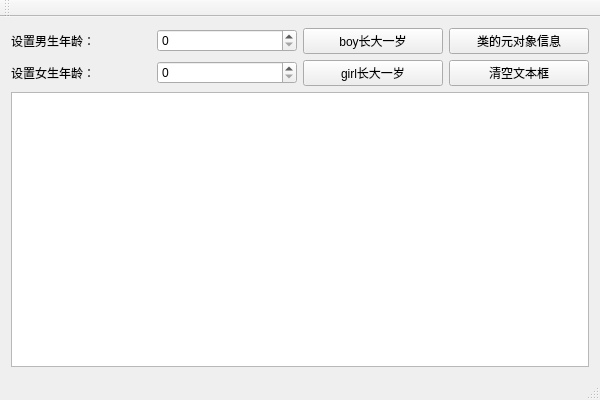
<?xml version="1.0" encoding="UTF-8"?>
<ui version="4.0">
 <class>Sample_3_1Class</class>
 <widget class="QMainWindow" name="Sample_3_1Class">
  <property name="geometry">
   <rect>
    <x>0</x>
    <y>0</y>
    <width>600</width>
    <height>400</height>
   </rect>
  </property>
  <property name="windowTitle">
   <string>Sample_3_1</string>
  </property>
  <widget class="QWidget" name="centralWidget">
   <layout class="QGridLayout" name="gridLayout_2">
    <item row="0" column="0">
     <layout class="QGridLayout" name="gridLayout">
      <item row="0" column="0">
       <widget class="QLabel" name="labelBoy">
        <property name="text">
         <string>设置男生年龄：</string>
        </property>
       </widget>
      </item>
      <item row="0" column="1">
       <widget class="QSpinBox" name="spinBoxBoy"/>
      </item>
      <item row="0" column="2">
       <widget class="QPushButton" name="btnGrowBoy">
        <property name="text">
         <string>boy长大一岁</string>
        </property>
       </widget>
      </item>
      <item row="0" column="3">
       <widget class="QPushButton" name="btnMetaData">
        <property name="text">
         <string>类的元对象信息</string>
        </property>
       </widget>
      </item>
      <item row="1" column="0">
       <widget class="QLabel" name="labelGirl">
        <property name="text">
         <string>设置女生年龄：</string>
        </property>
       </widget>
      </item>
      <item row="1" column="1">
       <widget class="QSpinBox" name="spinBoxGirl"/>
      </item>
      <item row="1" column="2">
       <widget class="QPushButton" name="btnGrowGirl">
        <property name="text">
         <string>girl长大一岁</string>
        </property>
       </widget>
      </item>
      <item row="1" column="3">
       <widget class="QPushButton" name="btnClear">
        <property name="text">
         <string>清空文本框</string>
        </property>
       </widget>
      </item>
     </layout>
    </item>
    <item row="1" column="0">
     <widget class="QPlainTextEdit" name="TextEdit"/>
    </item>
   </layout>
  </widget>
  <widget class="QMenuBar" name="menuBar">
   <property name="geometry">
    <rect>
     <x>0</x>
     <y>0</y>
     <width>600</width>
     <height>23</height>
    </rect>
   </property>
  </widget>
  <widget class="QToolBar" name="mainToolBar">
   <attribute name="toolBarArea">
    <enum>TopToolBarArea</enum>
   </attribute>
   <attribute name="toolBarBreak">
    <bool>false</bool>
   </attribute>
  </widget>
  <widget class="QStatusBar" name="statusBar"/>
 </widget>
 <layoutdefault spacing="6" margin="11"/>
 <resources>
  <include location="Sample_3_1.qrc"/>
 </resources>
 <connections>
  <connection>
   <sender>btnClear</sender>
   <signal>clicked()</signal>
   <receiver>TextEdit</receiver>
   <slot>clear()</slot>
   <hints>
    <hint type="sourcelabel">
     <x>519</x>
     <y>85</y>
    </hint>
    <hint type="destinationlabel">
     <x>299</x>
     <y>236</y>
    </hint>
   </hints>
  </connection>
 </connections>
</ui>
